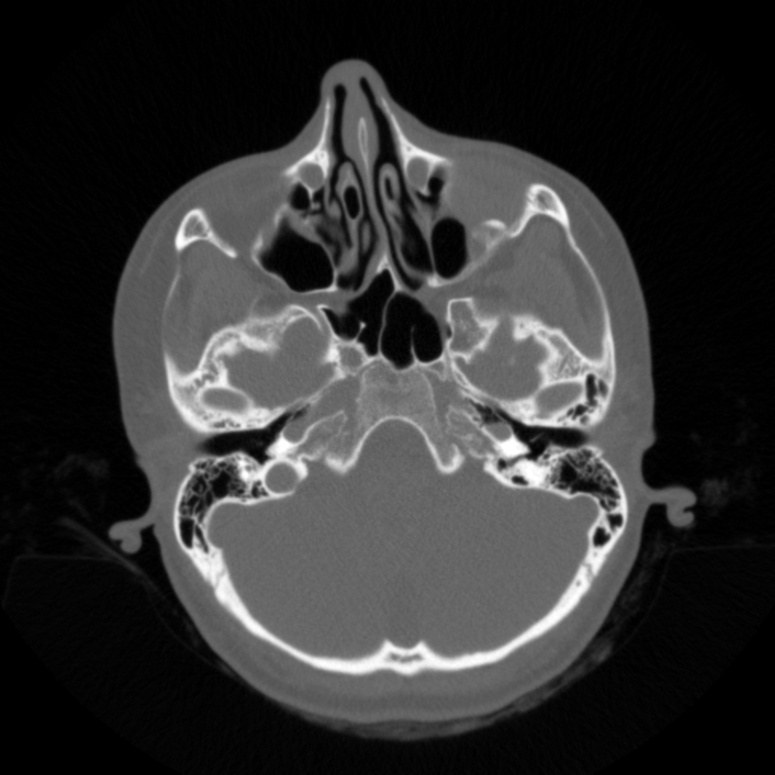
%> input picture skull.jpg, 775 x 775 px, shrunk from 945 x 945 before the run
$ octave Q1.m   (GNU Octave 9; MATLAB toolbox functions it lacks are replaced by stand-ins)
%> lines starting %> are read from the running program, lines starting %| are printed output that depends on the picture
clc;
clear all;
close all;

img1=imread('skull.jpg');
%> img1 is the input picture: size 775x775 uint8; min 0, max 255, mean 49.8
img2=imread('xray.png');
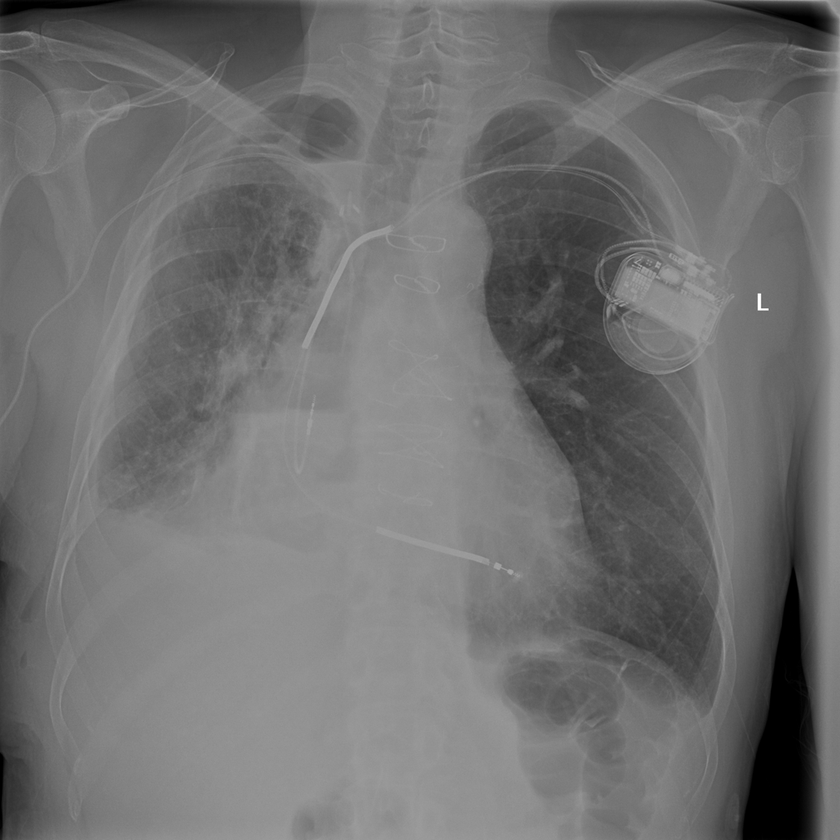
%> input picture xray.png, 840 x 840 px, shrunk from 1024 x 1024 before the run
%> img2 is the input picture: size 840x840 uint8; min 0, max 255, mean 112.1


x1=gama_correction(img1, [0.3 0.5 0.8 1.3 1.7 2 2.3 2.5]);
x2=gama_correction(img2, [0.4 0.5 0.8 1.3 1.7 2 2.3 2.5]);


function out=gama_correction(img, gamma)
%> called with gamma = [0.3 0.5 0.8 1.3 1.7 2 2.3 2.5]
img1=img;

figure;
imshow(img1)
title('given image')

c=1;
img1=double(img1)/255;
%> img1: size 775x775 double
figure;
for i=1:length(gamma)
x1=c*img1.^gamma(i);

subplot(2,4,i)
imshow(x1)
text= "gamma= "+ num2str(gamma(i));
title(text)
end
%> this loop made 8 passes
%> pass 1, in gama_correction, `x1=c*img1.^gamma(i);`:
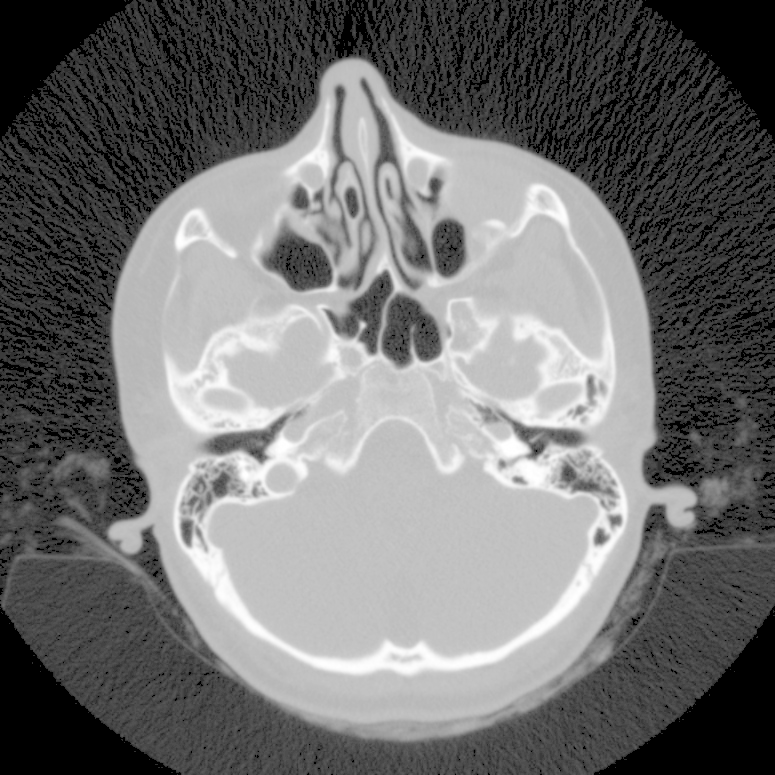
%> x1: size 775x775 double; min 0, max 1, mean 0.446
%> after the loop:
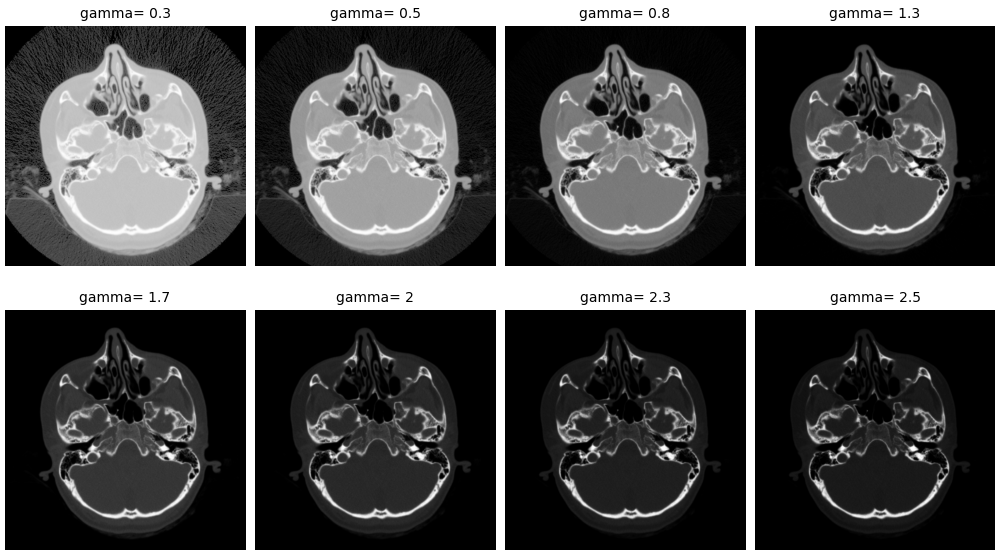
%> figure redrawn from the program's plot data, 8 panels
if gamma(1)==0.3
x2=c*img1.^gamma(2);
figure;
imshow(x2)
text= "after gamma correction (gamma= "+ num2str(gamma(2) + ")");
title(text)
else
    x2=c*img1.^gamma(4);
figure;
imshow(x2)
text= "after gamma correction (gamma= "+ num2str(gamma(4) + ")");
title(text)
end

out= x1;
%> call 2 of gama_correction, with gamma = [0.4 0.5 0.8 1.3 1.7 2 2.3 2.5]
%> the loop in gama_correction (call 2), `for i=1:length(gamma)` made 8 passes
%> pass 1, in gama_correction (call 2), `x1=c*img1.^gamma(i);`:
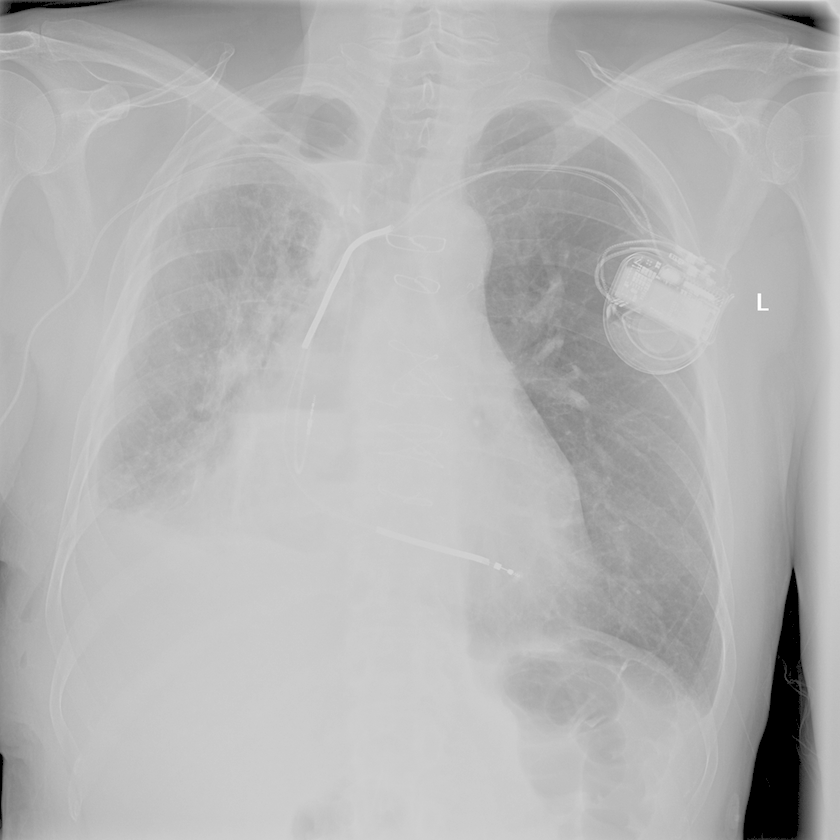
%> x1: size 840x840 double; min 0, max 1, mean 0.708
%> after the loop in gama_correction (call 2), `for i=1:length(gamma)`:
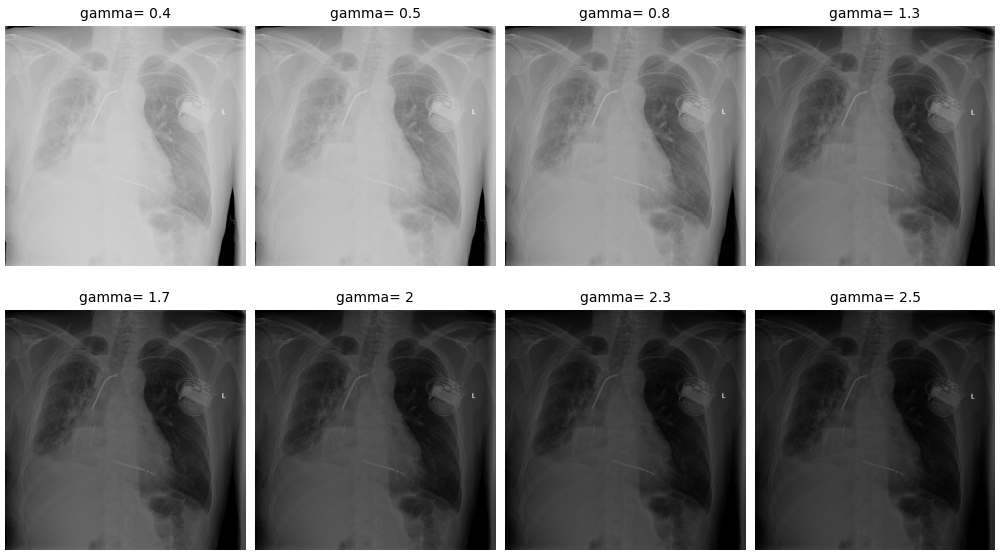
%> figure redrawn from the program's plot data, 8 panels
%> in gama_correction (call 2), `x2=c*img1.^gamma(4);`:
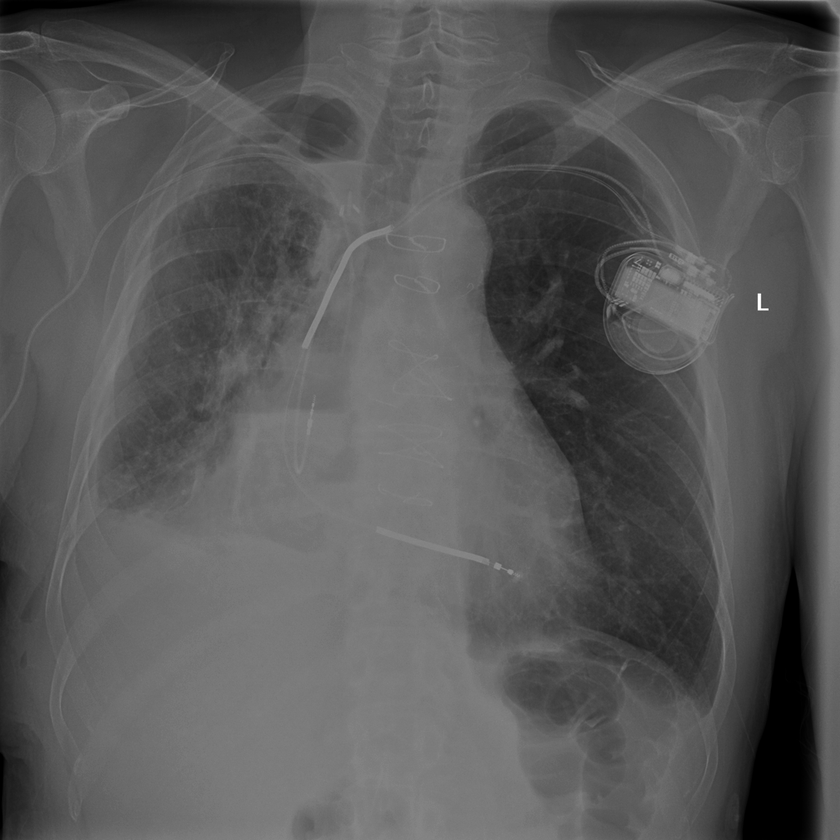
%> x2: size 840x840 double; min 0, max 1, mean 0.349
%> in gama_correction (call 2), `out= x1;`:
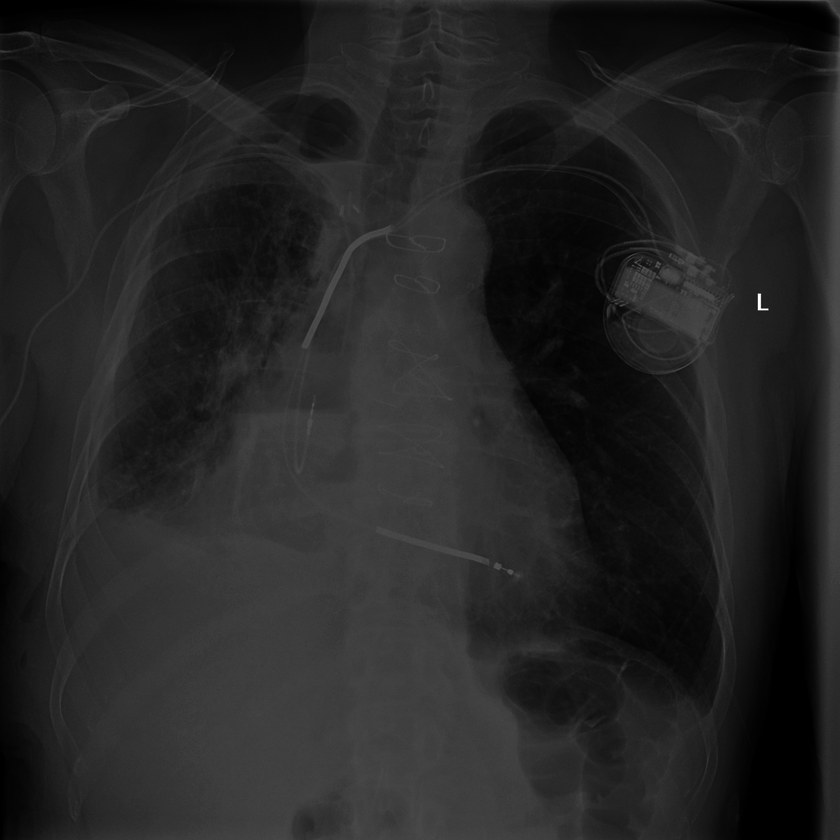
%> out: size 840x840 double; min 0, max 1, mean 0.144

end
